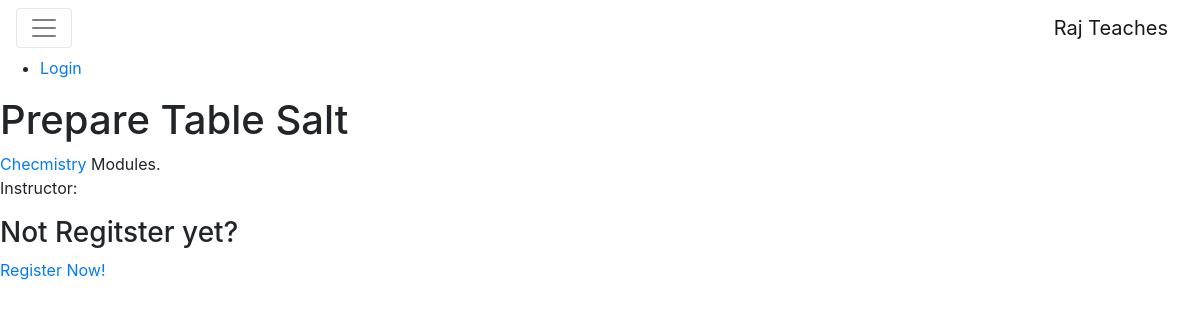
The page /course/table-salt/ on the database as committed earlier.
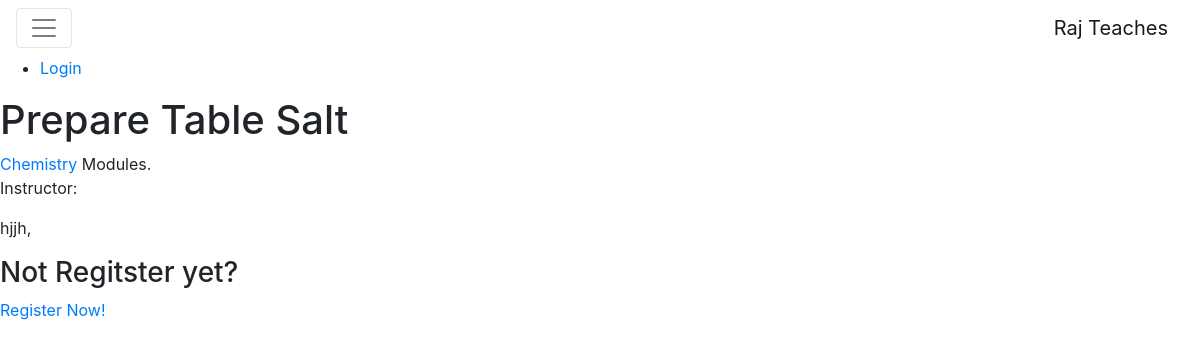
The same page on the database as committed later.
### courses/models.py (models this page shows, shortened)
class Subject(models.Model):
	title=models.CharField(max_length=250)
	slug=models.SlugField(max_length=250,unique=True)
	class Meta:
		ordering=['title']
	def __str__(self):
		return self.title

class Course(models.Model):
	owner=models.ForeignKey(User, related_name='courses_created',on_delete=models.CASCADE)
	subject=models.ForeignKey(Subject,related_name='courses',on_delete=models.CASCADE)
	title=models.CharField(max_length=250)
	slug=models.SlugField(max_length=250,unique=True)
	description=models.TextField(blank=True)
	created_on=models.DateTimeField(auto_now_add=True)
	updated_on=models.DateTimeField(auto_now=True)
	students=models.ManyToManyField(User, related_name='courses_joined',blank=True)
	class Meta:
		ordering=['title','owner','subject']

### courses/views.py (the view)
# urls.py: path('<slug:slug>/', views.CourseDetailView.as_view(), name='course_detail')
class CourseDetailView(DetailView):
	model=Course
	template_name='course/detail.html'
	"""Changes to show the enrolled courses of students"""
	def get_context_data(self, **kwargs):
		context =super(CourseDetailView,self).get_context_data(**kwargs)
		context['enroll_form']=CourseEnrollForm(initial={'course':self.object})
		return context

### courses/templates/course/detail.html (shortened to what this page needs)
{% extends 'base.html' %}
{% block content %}
	<h1>{{ object.title }}</h1>
	{% with subject=course.subject %}
		<div id="modules">
		<p>
			<a href="{% url 'course_list_subject' subject.slug %}">{{ subject }}</a>
			{{ course.total_modules }} Modules.<br>
			Instructor: {{ course.owner.get_full_name }}
		</p>
		 {{ object.description|linebreaks }}
		 {% if request.user.is_authenticated %}
		 	<form action="{% url 'student_course_enroll' %}" method="post">
		 		{{ enroll_form }}
		 		{% csrf_token %}
			<input type="submit" value="Enroll Today!" >
		</form>
		{% else %}
			<h3>Not Regitster yet?</h3>
			<a href="{% url 'student_registration' %}" class="button">Register Now!</a>
		{% endif %}
		</div>
		{% endwith %}
{% endblock %}

Rows that differ between the two databases and show on the page:
changed Course "Prepare Table Salt": description (not shown) → "hjjh,"
changed Subject: title "Checmistry" → "Chemistry"
